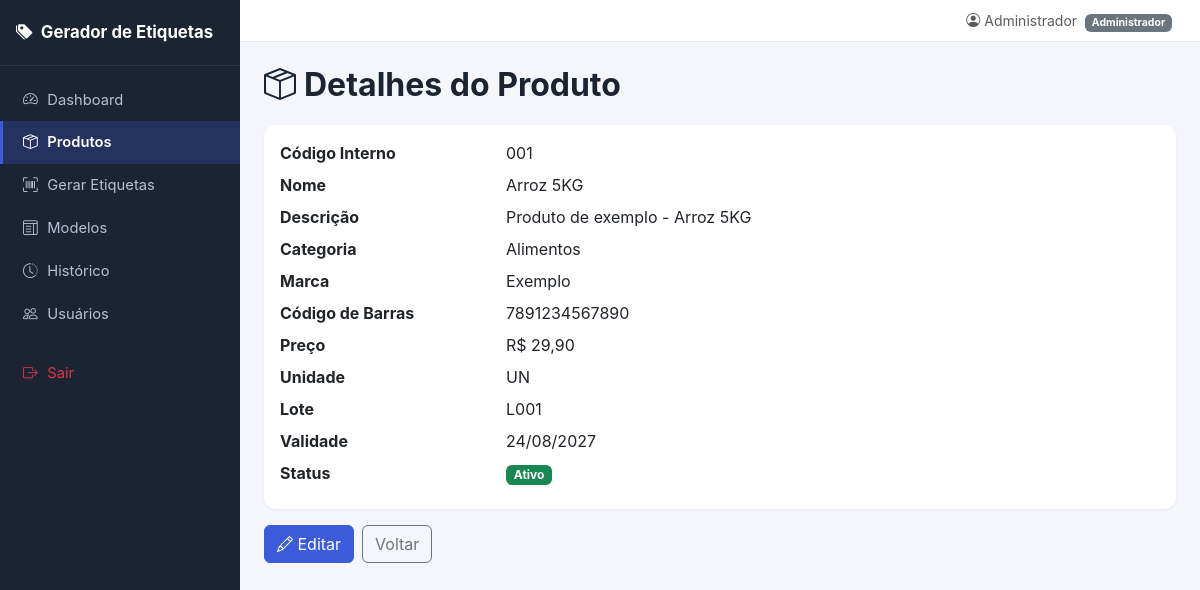
The page /produtos/1 (signed in) on the database its author committed.
### models/usuario.py (models this page shows, shortened)
class Usuario(db.Model, UserMixin):
    __tablename__ = "usuarios"
    id = db.Column(db.Integer, primary_key=True)
    nome = db.Column(db.String(120), nullable=False)
    email = db.Column(db.String(150), nullable=False, unique=True, index=True)
    senha_hash = db.Column(db.String(255), nullable=False)
    perfil = db.Column(db.String(20), nullable=False, default="usuario")  # administrador | usuario
    status = db.Column(db.String(10), nullable=False, default="ativo")   # ativo | inativo
    criado_em = db.Column(db.DateTime, default=datetime.utcnow)
    impressoes = db.relationship("Impressao", backref="usuario", lazy=True)
    @property
    def is_admin(self):
        return self.perfil == "administrador"
    @property
    def is_active(self):  # sobrescreve UserMixin: usuário inativo não consegue logar
        return self.status == "ativo"

### models/produto.py (models this page shows, shortened)
class Produto(db.Model):
    __tablename__ = "produtos"
    id = db.Column(db.Integer, primary_key=True)
    codigo_interno = db.Column(db.String(30), nullable=False, unique=True, index=True)
    nome = db.Column(db.String(150), nullable=False)
    descricao = db.Column(db.String(300))
    categoria = db.Column(db.String(80))
    marca = db.Column(db.String(80))
    codigo_barras = db.Column(db.String(50))
    preco = db.Column(db.Float, nullable=False, default=0.0)
    unidade = db.Column(db.String(10), default="UN")
    lote = db.Column(db.String(50))
    validade = db.Column(db.String(20))  # armazenado como texto dd/mm/aaaa para simplicidade do MVP
    status = db.Column(db.String(10), nullable=False, default="ativo")  # ativo | inativo
    criado_em = db.Column(db.DateTime, default=datetime.utcnow)
    itens_impressao = db.relationship("ItemImpressao", backref="produto", lazy=True)
    def preco_formatado(self):
        return f"R$ {self.preco:,.2f}".replace(",", "X").replace(".", ",").replace("X", ".")

### routes/produtos.py (the view)
@produtos_bp.route("/<int:produto_id>")
@login_required
def detalhes(produto_id):
    produto = Produto.query.get_or_404(produto_id)
    return render_template("produtos/detalhes.html", produto=produto)

### templates/produtos/detalhes.html (shortened to what this page needs)
{% extends "base.html" %}
{% block conteudo %}
<h2 class="page-title"><i class="bi bi-box-seam"></i> Detalhes do Produto</h2>
<div class="card">
    <div class="card-body">
        <dl class="row mb-0">
            <dt class="col-sm-3">Código Interno</dt>
            <dd class="col-sm-9">{{ produto.codigo_interno }}</dd>
            <dt class="col-sm-3">Nome</dt>
            <dd class="col-sm-9">{{ produto.nome }}</dd>
            <dt class="col-sm-3">Descrição</dt>
            <dd class="col-sm-9">{{ produto.descricao or '-' }}</dd>
            <dt class="col-sm-3">Categoria</dt>
            <dd class="col-sm-9">{{ produto.categoria or '-' }}</dd>
            <dt class="col-sm-3">Marca</dt>
            <dd class="col-sm-9">{{ produto.marca or '-' }}</dd>
            <dt class="col-sm-3">Código de Barras</dt>
            <dd class="col-sm-9">{{ produto.codigo_barras or '-' }}</dd>
            <dt class="col-sm-3">Preço</dt>
            <dd class="col-sm-9">{{ produto.preco_formatado() }}</dd>
            <dt class="col-sm-3">Unidade</dt>
            <dd class="col-sm-9">{{ produto.unidade }}</dd>
            <dt class="col-sm-3">Lote</dt>
            <dd class="col-sm-9">{{ produto.lote or '-' }}</dd>
            <dt class="col-sm-3">Validade</dt>
            <dd class="col-sm-9">{{ produto.validade or '-' }}</dd>
            <dt class="col-sm-3">Status</dt>
            <dd class="col-sm-9">
                {% if produto.status == 'ativo' %}
                    <span class="badge bg-success">Ativo</span>
                {% else %}
                    <span class="badge bg-secondary">Inativo</span>
                {% endif %}
            </dd>
        </dl>
    </div>
</div>
<div class="mt-3 d-flex gap-2">
    <a href="{{ url_for('produtos.editar', produto_id=produto.id) }}" class="btn btn-primary">
        <i class="bi bi-pencil"></i> Editar
    </a>
    <a href="{{ url_for('produtos.listar') }}" class="btn btn-outline-secondary">Voltar</a>
</div>
{% endblock %}

### templates/base.html (shortened to what this page needs)
<!DOCTYPE html>
<html lang="pt-br">
<head>
    <link href="https://cdn.jsdelivr.net/npm/bootstrap@5.3.3/dist/css/bootstrap.min.css" rel="stylesheet">
    <link rel="stylesheet" href="https://cdn.jsdelivr.net/npm/bootstrap-icons@1.11.3/font/bootstrap-icons.css">
    <link rel="stylesheet" href="{{ url_for('static', filename='css/style.css') }}">
</head>
<body>
{% if current_user.is_authenticated %}
<div class="app-wrapper">
    <nav class="sidebar" id="sidebar">
        <div class="sidebar-brand">
            <i class="bi bi-tags-fill"></i> <span>Gerador de Etiquetas</span>
        </div>
        <ul class="nav flex-column sidebar-nav">
            <li class="nav-item">
                <a class="nav-link {% if request.endpoint == 'dashboard.index' %}active{% endif %}" href="{{ url_for('dashboard.index') }}">
                    <i class="bi bi-speedometer2"></i> Dashboard
                </a>
            </li>
            <li class="nav-item">
                <a class="nav-link {% if request.blueprint == 'produtos' %}active{% endif %}" href="{{ url_for('produtos.listar') }}">
                    <i class="bi bi-box-seam"></i> Produtos
                </a>
            </li>
            <li class="nav-item">
                <a class="nav-link {% if request.blueprint == 'etiquetas' %}active{% endif %}" href="{{ url_for('etiquetas.gerar') }}">
                    <i class="bi bi-upc-scan"></i> Gerar Etiquetas
                </a>
            </li>
            <li class="nav-item">
                <a class="nav-link {% if request.blueprint == 'modelos' %}active{% endif %}" href="{{ url_for('modelos.listar') }}">
                    <i class="bi bi-layout-text-window"></i> Modelos
                </a>
            </li>
            <li class="nav-item">
                <a class="nav-link {% if request.blueprint == 'historico' %}active{% endif %}" href="{{ url_for('historico.listar') }}">
                    <i class="bi bi-clock-history"></i> Histórico
                </a>
            </li>
            {% if current_user.is_admin %}
            <li class="nav-item">
                <a class="nav-link {% if request.blueprint == 'usuarios' %}active{% endif %}" href="{{ url_for('usuarios.listar') }}">
                    <i class="bi bi-people"></i> Usuários
                </a>
            </li>
            {% endif %}
            <li class="nav-item mt-3">
                <a class="nav-link text-danger" href="{{ url_for('auth.logout') }}">
                    <i class="bi bi-box-arrow-right"></i> Sair
                </a>
            </li>
        </ul>
    </nav>
    <div class="main-content">
        <nav class="navbar navbar-expand top-navbar">
            <div class="container-fluid">
                <span class="ms-auto small text-muted">
                    <i class="bi bi-person-circle"></i>
                    {{ current_user.nome }}
                    <span class="badge bg-secondary ms-1">{{ current_user.perfil|capitalize }}</span>
                </span>
            </div>
        </nav>
        <main class="page-content">
            {% block conteudo %}{% endblock %}
        </main>
    </div>
</div>
{% else %}
    {% include 'partials/mensagens.html' %}
    {% block conteudo_publico %}{% endblock %}
{% endif %}
</body>
</html>

### static/css/style.css (style rules this page uses)
:root { --sidebar-width: 240px; --primary: #3b5bdb; --primary-dark: #2c46ad; --bg-body: #f4f6fb; }
* { box-sizing: border-box; }
body { background-color: var(--bg-body); font-family: -apple-system, "Segoe UI", Roboto, Helvetica, Arial, sans-serif; }
.app-wrapper { display: flex; min-height: 100vh; }
.sidebar { width: var(--sidebar-width); background: #1c2434; color: #cfd4e4; flex-shrink: 0; min-height: 100vh; position: sticky; top: 0; align-self: flex-start; }
.sidebar-brand { padding: 1.25rem 1rem; font-weight: 700; font-size: 1.05rem; color: #fff; border-bottom: 1px solid rgba(255,255,255,.08); display: flex; align-items: center; gap: .5rem; }
.sidebar-nav { padding: .75rem 0; }
.sidebar-nav .nav-link { color: #b7bfd6; padding: .65rem 1.25rem; display: flex; align-items: center; gap: .6rem; font-size: .92rem; border-left: 3px solid transparent; transition: all .15s ease; }
.sidebar-nav .nav-link.active { color: #fff; background: rgba(59,91,219,.25); border-left-color: var(--primary); font-weight: 600; }
.main-content { flex: 1; min-width: 0; }
.top-navbar { background: #fff; border-bottom: 1px solid #e6e9f2; padding: .6rem 1rem; }
.page-content { padding: 1.5rem; }
.page-title { font-weight: 700; color: #1c2434; margin-bottom: 1.25rem; display: flex; align-items: center; gap: .5rem; }
.card { border: none; border-radius: 12px; box-shadow: 0 1px 3px rgba(0,0,0,.06); }
.btn-primary { background-color: var(--primary); border-color: var(--primary); }

### rows shown on the page
Usuario: nome "Administrador", perfil "Administrador"
Produto: codigo_interno "001", nome "Arroz 5KG", descricao "Produto de exemplo - Arroz 5KG", categoria "Alimentos", marca "Exemplo", codigo_barras "7891234567890", preco_formatado "R$ 29,90", unidade "UN", lote "L001", validade "24/08/2027"
